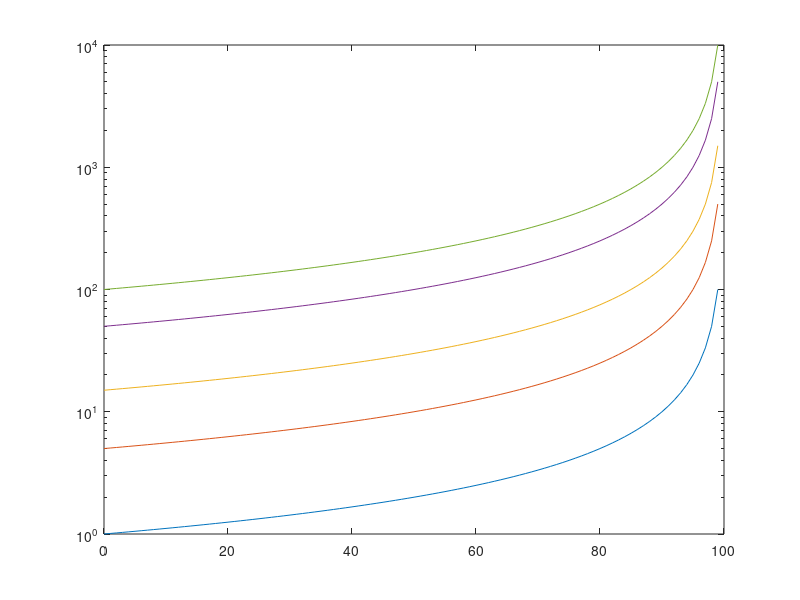

Here is the MATLAB script that generated this plot: (Note: this script raises an error after producing the figure.)
%% LAN Reliability Project
% Caroline Scaife
% Professor Corbin Murrow
% Network Engineering
% 10-25-23

clear all;
close all;
clc;

%% Task 1
%-------------
%- Variables -
%-------------
k1 = 1;         % Constant which contains the number of packets transmitted
k2 = 5;         % Constant which contains the number of packets transmitted
k3 = 15;        % Constant which contains the number of packets transmitted
k4 = 50;        % Constant which contains the number of packets transmitted
k5 = 100;       % Constant which contains the number of packets transmitted
N = 1000;       % Constant which contains the number of itterations
index = 0;      % Define the initial index value
p = 0:0.01:1;   % This is an array of all possible probability values

% Calculate the expected values
E1_c = k1./(1-p);   % The expected values with k = 1
E2_c = k2./(1-p);   % The expected values with k = 5
E3_c = k3./(1-p);   % The expected values with k = 15
E4_c = k4./(1-p);   % The expected values with k = 50
E5_c = k5./(1-p);   % The expected values with k = 100

% Create a new figure and plot each calculated array
figure
semilogy(100*p,E1_c);   % Plot with a y-axis in log scale
hold on
semilogy(100*p,E2_c);
semilogy(100*p,E3_c);
semilogy(100*p,E4_c);
semilogy(100*p,E5_c);

% Simulate the values

% Step through the probability values and call runSingleLinkSim() for each
% probability value.  Due to the fact that the random value is limited to
% values less than 1 the values are limited to values less than 1.
for tempP = 0:0.01:0.99
    index = index + 1;    % increment the index
    E1_s(index) = runSingleLinkSim(k1,tempP,N); % Call the simulation function for the values for the k = 1
    E2_s(index) = runSingleLinkSim(k2,tempP,N); % Call the simulation function for the values for the k = 5
    E3_s(index) = runSingleLinkSim(k3,tempP,N); % Call the simulation function for the values for the k = 15
    E4_s(index) = runSingleLinkSim(k4,tempP,N); % Call the simulation function for the values for the k = 50
    E5_s(index) = runSingleLinkSim(k5,tempP,N); % Call the simulation function for the values for the k = 100
end

% Define the x values associated with the simulated curves.  This is the
% same as the tempP value
x = 100*(0:0.01:0.99);

% Plot the curves simulated
plot(x,E1_s,'bo')   % Plot with blue circles
plot(x,E2_s,'ro')   % Plot with red circles
plot(x,E3_s,'yo')   % Plot with yellow circles
plot(x,E4_s, 'ko')  % Plot with black circles
plot(x,E5_s,'go')   % Plot with green circles

% Label the figure
xlabel('Probability (p)')
ylabel('Average/Expected number of Transmissions (E(z))')
title('Average Number of Transmissions for a Single Link Network')
%% Task 2
clear all;
clc;
%-------------
%- Variables -
%-------------
k1 = 1;         % Constant which contains the number of packets transmitted
k2 = 5;         % Constant which contains the number of packets transmitted
k3 = 15;        % Constant which contains the number of packets transmitted
k4 = 50;        % Constant which contains the number of packets transmitted
k5 = 100;       % Constant which contains the number of packets transmitted
N = 1000;       % Constant which contains the number of itterations
index = 0;      % Define the initial index value
p = 0:0.01:1;   % This is an array of all possible probability values

% Calculate the expected values
E1_c = k1./((1-p).^2);  % The expected values with k = 1
E2_c = k2./((1-p).^2);  % The expected values with k = 5
E3_c = k3./((1-p).^2);  % The expected values with k = 15
E4_c = k4./((1-p).^2);  % The expected values with k = 50
E5_c = k5./((1-p).^2);  % The expected values with k = 100

% Create a new figure and plot each calculated array
figure
semilogy(100*p,E1_c);   % Plot with a y-axis in log scale
hold on
semilogy(100*p,E2_c);
semilogy(100*p,E3_c);
semilogy(100*p,E4_c);
semilogy(100*p,E5_c);

% Simulate the values

% Step through the probability values and call runTwoSeriesLinkSim() for each
% probability value.  Due to the fact that the random value is limited to
% values less than 1 the values are limited to values less than 1.
for tempP = 0:0.01:0.99
    index = index + 1;    % increment the index
    E1_s(index) = runTwoSeriesLinkSim(k1,tempP,N); % Call the simulation function for the values for the k = 1
    E2_s(index) = runTwoSeriesLinkSim(k2,tempP,N); % Call the simulation function for the values for the k = 5
    E3_s(index) = runTwoSeriesLinkSim(k3,tempP,N); % Call the simulation function for the values for the k = 15
    E4_s(index) = runTwoSeriesLinkSim(k4,tempP,N); % Call the simulation function for the values for the k = 50
    E5_s(index) = runTwoSeriesLinkSim(k5,tempP,N); % Call the simulation function for the values for the k = 100
end

% Define the x values associated with the simulated curves.  This is the
% same as the tempP value
x = 100*(0:0.01:0.99);

% Plot the curves simulated
plot(x,E1_s,'bo')
plot(x,E2_s,'ro')
plot(x,E3_s,'yo')
plot(x,E4_s, 'ko')
plot(x,E5_s,'go')

% Label the figure
xlabel('Probability (p)')
ylabel('Average/Expected number of Transmissions (E(z))')
title('Average Number of Transmissions for a Two Seires Link Network')
%% Task 3
clear all;
clc;
%-------------
%- Variables -
%-------------
k1 = 1;         % Constant which contains the number of packets transmitted
k2 = 5;         % Constant which contains the number of packets transmitted
k3 = 15;        % Constant which contains the number of packets transmitted
k4 = 50;        % Constant which contains the number of packets transmitted
k5 = 100;       % Constant which contains the number of packets transmitted
N = 1000;       % Constant which contains the number of itterations
index = 0;      % Define the initial index value

% Simulate the values

% Step through the probability values and call runParallelLinkSim() for each
% probability value.  Due to the fact that the random value is limited to
% values less than 1 the values are limited to values less than 1.
for tempP = 0:0.01:0.99
    index = index + 1;    % increment the index
    E1_s(index) = runParallelLinkSim(k1,tempP,N); % Call the simulation function for the values for the k = 1
    E2_s(index) = runParallelLinkSim(k2,tempP,N); % Call the simulation function for the values for the k = 5
    E3_s(index) = runParallelLinkSim(k3,tempP,N); % Call the simulation function for the values for the k = 15
    E4_s(index) = runParallelLinkSim(k4,tempP,N); % Call the simulation function for the values for the k = 50
    E5_s(index) = runParallelLinkSim(k5,tempP,N); % Call the simulation function for the values for the k = 100
end

% Define the x values associated with the simulated curves.  This is the
% same as the tempP value
x = 100*(0:0.01:0.99);

% Create a new figure and plot each calculated array
figure
% Plot the curves simulated
semilogy(x,E1_s,'bo')   % Plot with blue circles
hold on
semilogy(x,E2_s,'ro')   % Plot wit red circles
semilogy(x,E3_s,'yo')   % Plot with yellow circles
semilogy(x,E4_s, 'ko')  % Plot with black circles
semilogy(x,E5_s,'go')   % Plot with green circles

% Label the figure
xlabel('Probability (p)')
ylabel('Average/Expected number of Transmissions (E(z))')
title('Average Number of Transmissions for a Parallel Link Network')
%% Task 4
clear all;
clc;
%-------------
%- Variables -
%-------------
k1 = 1;         % Constant which contains the number of packets transmitted
k2 = 5;         % Constant which contains the number of packets transmitted
k3 = 15;        % Constant which contains the number of packets transmitted
k4 = 50;        % Constant which contains the number of packets transmitted
k5 = 100;       % Constant which contains the number of packets transmitted
N = 1000;       % Constant which contains the number of itterations
index = 0;      % Define the initial index value

% Step through the probability values and call runCompoundNetworkSim() for each
% probability value.  Due to the fact that the random value is limited to
% values less than 1 the values are limited to values less than 1.
for tempP = 0:0.01:0.99
    index = index + 1;    % increment the index
    E1_s(index) = runCompoundNetworkSim(k1,tempP,N); % Call the simulation function for the values for the k = 1
    E2_s(index) = runCompoundNetworkSim(k2,tempP,N); % Call the simulation function for the values for the k = 5
    E3_s(index) = runCompoundNetworkSim(k3,tempP,N); % Call the simulation function for the values for the k = 15
    E4_s(index) = runCompoundNetworkSim(k4,tempP,N); % Call the simulation function for the values for the k = 50
    E5_s(index) = runCompoundNetworkSim(k5,tempP,N); % Call the simulation function for the values for the k = 100
end

% Define the x values associated with the simulated curves.  This is the
% same as the tempP value
x = 100*(0:0.01:0.99);

% Create a new figure and plot each calculated array
figure
% Plot the curves simulated
semilogy(x,E1_s,'bo')   % Plot with blue circles
hold on
semilogy(x,E2_s,'ro')   % Plot with red circles
semilogy(x,E3_s,'yo')   % Plot with yellow circles
semilogy(x,E4_s, 'ko')  % Plot with black circles
semilogy(x,E5_s,'go')   % Plot with green circles

% Label the figure
xlabel('Probability (p)')
ylabel('Average/Expected number of Transmissions (E(z))')
title('Average Number of Transmissions for a Compound Link Network')
%% Task 5
clear all;
clc;
%%%%%%%%%%%%
% Figure 1 %
%%%%%%%%%%%%
%-------------
%- Variables -
%-------------
k1 = 1;     % Constant which contains the number of packets transmitted
k2 = 5;     % Constant which contains the number of packets transmitted
k3 = 10;    % Constant which contains the number of packets transmitted
p1 = 0.1;   % Constant which contains the probability of parallel link 1
p2 = 0.6;   % Constant which contains the probability of parallel link 2
N = 1000;   % Constant which contains the number of itterations  
index = 0;  % Define the initial index value

% Step through the probability values and call runCustomCompoundNetworkSim() for each
% probability value.  The varrying probability value is the series link 3.
% Due to the fact that the random value is limited to
% values less than 1 the values are limited to values less than 1.
for tempP = 0.01:0.01:0.99
    index = index + 1;    % increment the index
    E1_s(index) = runCustomCompoundNetworkSim(k1,p1,p2,tempP,N); % Call the simulation function for the values for the k = 1
    E2_s(index) = runCustomCompoundNetworkSim(k2,p1,p2,tempP,N); % Call the simulation function for the values for the k = 5
    E3_s(index) = runCustomCompoundNetworkSim(k3,p1,p2,tempP,N); % Call the simulation function for the values for the k = 10
end

% Define the x values associated with the simulated curves.  This is the
% same as the tempP value
x = 100*(0.01:0.01:0.99);

% Create a new figure and plot each calculated array
figure
% Plot the curves simulated
semilogy(x,E1_s,'bo')
hold on
semilogy(x,E2_s,'ro')
semilogy(x,E3_s,'yo')

% Label the figure
title('Figure 1')
xlabel('Probability (p)')
ylabel('Average/Expected number of Transmissions (E(z))')

%%%%%%%%%%%%
% Figure 2 %
%%%%%%%%%%%%
%-------------
%- Variables -
%-------------
p1 = 0.6;   % Constant which contains the probability of parallel link 1
p2 = 0.1;   % Constant which contains the probability of parallel link 2
index = 0;  % Define the initial index value

% Step through the probability values and call runCompoundNetworkSim() for each
% probability value.  The varrying probability value is the series link 3.
% Due to the fact that the random value is limited to
% values less than 1 the values are limited to values less than 1.
for tempP = 0.01:0.01:0.99
    index = index + 1;    % increment the index
    E1_s(index) = runCustomCompoundNetworkSim(k1,p1,p2,tempP,N); % Call the simulation function for the values for the k = 1
    E2_s(index) = runCustomCompoundNetworkSim(k2,p1,p2,tempP,N); % Call the simulation function for the values for the k = 5
    E3_s(index) = runCustomCompoundNetworkSim(k3,p1,p2,tempP,N); % Call the simulation function for the values for the k = 10
end

% Define the x values associated with the simulated curves.  This is the
% same as the tempP value
x = 100*(0.01:0.01:0.99);

% Create a new figure and plot each calculated array
figure
% Plot the curves simulated
semilogy(x,E1_s,'bo')
hold on
semilogy(x,E2_s,'ro')
semilogy(x,E3_s,'yo')

% Label the figure
title('Figure 2')
xlabel('Probability (p)')
ylabel('Average/Expected number of Transmissions (E(z))')

%%%%%%%%%%%%
% Figure 3 %
%%%%%%%%%%%%
%-------------
%- Variables -
%-------------
p1 = 0.1;   % Constant which contains the probability of parallel link 1
p3 = 0.6;   % Constant which contains the probability of series link 3
index = 0;  % Define the initial index value

% Step through the probability values and call runCompoundNetworkSim() for each
% probability value.  The varrying probability value is the parallel link 2.
% Due to the fact that the random value is limited to
% values less than 1 the values are limited to values less than 1.
for tempP = 0.01:0.01:0.99
    index = index + 1;    % increment the index
    E1_s(index) = runCustomCompoundNetworkSim(k1,p1,tempP,p3,N); % Call the simulation function for the values for the k = 1
    E2_s(index) = runCustomCompoundNetworkSim(2,p1,tempP,p3,N); % Call the simulation function for the values for the k = 5
    E3_s(index) = runCustomCompoundNetworkSim(k3,p1,tempP,p3,N); % Call the simulation function for the values for the k = 10
end

% Define the x values associated with the simulated curves.  This is the
% same as the tempP value
x = 100*(0.01:0.01:0.99);

% Create a new figure and plot each calculated array
figure
% Plot the curves simulated
semilogy(x,E1_s,'bo')
hold on
semilogy(x,E2_s,'ro')
semilogy(x,E3_s,'yo')
% Label the figure
title('Figure 3')
xlabel('Probability (p)')
ylabel('Average/Expected number of Transmissions (E(z))')

%%%%%%%%%%%%
% Figure 4 %
%%%%%%%%%%%%
%-------------
%- Variables -
%-------------
p1 = 0.6;   % Constant which contains the probability of parallel link 1
p3 = 0.1;   % Constant which contains the probability of series link 3
index = 0;  % Define the initial index value

% Step through the probability values and call runCompoundNetworkSim() for each
% probability value.  The varrying probability value is the parallel link 2.
% Due to the fact that the random value is limited to
% values less than 1 the values are limited to values less than 1.
for tempP = 0.01:0.01:0.99
    index = index + 1;    % increment the index
    E1_s(index) = runCustomCompoundNetworkSim(k1,p1,tempP,p3,N); % Call the simulation function for the values for the k = 1
    E2_s(index) = runCustomCompoundNetworkSim(k2,p1,tempP,p3,N); % Call the simulation function for the values for the k = 5
    E3_s(index) = runCustomCompoundNetworkSim(k3,p1,tempP,p3,N); % Call the simulation function for the values for the k = 10
end

% Define the x values associated with the simulated curves.  This is the
% same as the tempP value
x = 100*(0.01:0.01:0.99);

% Create a new figure and plot each calculated array
figure
% Plot the curves simulated
semilogy(x,E1_s,'bo')
hold on
semilogy(x,E2_s,'ro')
semilogy(x,E3_s,'yo')

% Label the figure
title('Figure 4')
xlabel('Probability (p)')
ylabel('Average/Expected number of Transmissions (E(z))')

%%%%%%%%%%%%
% Figure 5 %
%%%%%%%%%%%%
%-------------
%- Variables -
%-------------
p2 = 0.1;   % Constant which contains the probability of parallel link 2
p3 = 0.6;   % Constant which contains the probability of series link 3
index = 0;  % Define the initial index value

% Step through the probability values and call runCompoundNetworkSim() for each
% probability value.  The varrying probability is the parallel link 1.
% Due to the fact that the random value is limited to
% values less than 1 the values are limited to values less than 1.
for tempP = 0.01:0.01:0.99
    index = index + 1;    % increment the index
    E1_s(index) = runCustomCompoundNetworkSim(k1,tempP,p2,p3,N); % Call the simulation function for the values for the k = 1
    E2_s(index) = runCustomCompoundNetworkSim(k2,tempP,p2,p3,N); % Call the simulation function for the values for the k = 5
    E3_s(index) = runCustomCompoundNetworkSim(k3,tempP,p2,p3,N); % Call the simulation function for the values for the k = 10
end

% Define the x values associated with the simulated curves.  This is the
% same as the tempP value
x = 100*(0.01:0.01:0.99);

% Create a new figure and plot each calculated array
figure
% Plot the curves simulated
semilogy(x,E1_s,'bo')
hold on
semilogy(x,E2_s,'ro')
semilogy(x,E3_s,'yo')

% Label the figure
title('Figure 5')
xlabel('Probability (p)')
ylabel('Average/Expected number of Transmissions (E(z))')

%%%%%%%%%%%%
% Figure 6 %
%%%%%%%%%%%%
%-------------
%- Variables -
%-------------
p2 = 0.6;   % Constant which contains the probability of parallel link 2
p3 = 0.1;   % Constant which contains the probability of series link 3
index = 0;  % Define the initial index value

% Step through the probability values and call runCompoundNetworkSim() for each
% probability value. The varrying probability is the parallel link 1.
% Due to the fact that the random value is limited to
% values less than 1 the values are limited to values less than 1.
for tempP = 0.01:0.01:0.99
    index = index + 1;    % increment the index
    E1_s(index) = runCustomCompoundNetworkSim(k1,tempP,p2,p3,N); % Call the simulation function for the values for the k = 1
    E2_s(index) = runCustomCompoundNetworkSim(k2,tempP,p2,p3,N); % Call the simulation function for the values for the k = 5
    E3_s(index) = runCustomCompoundNetworkSim(k3,tempP,p2,p3,N); % Call the simulation function for the values for the k = 10
end

% Define the x values associated with the simulated curves.  This is the
% same as the tempP value
x = 100*(0.01:0.01:0.99);

% Create a new figure and plot each calculated array
figure
% Plot the curves simulated
semilogy(x,E1_s,'bo')
hold on
plot(x,E2_s,'ro')
plot(x,E3_s,'yo')

% Label the figure
title('Figure 6')
xlabel('Probability (p)')
ylabel('Average/Expected number of Transmissions (E(z))')